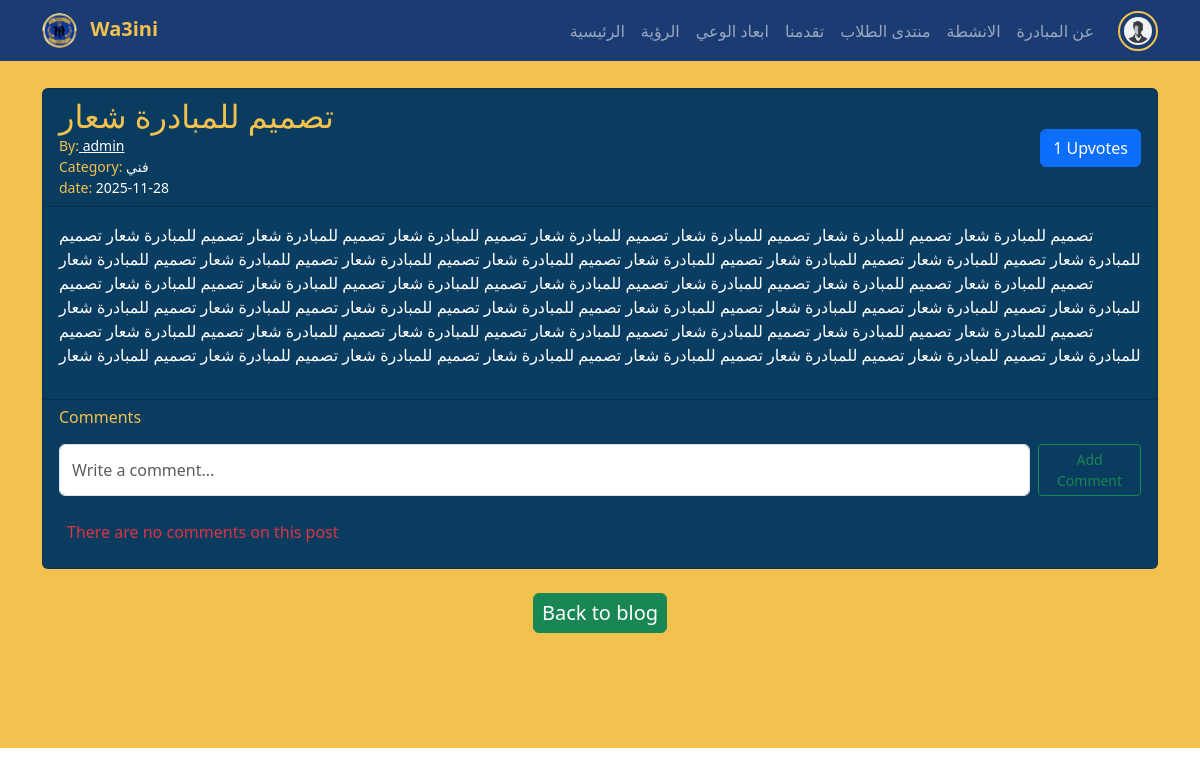
The app's page /blog/post/1/ (signed in) with its own data.
### models.py (models this page shows)
class User(db.Model, UserMixin):
    id = db.Column(db.Integer, primary_key=True)
    username = db.Column(db.String(20), unique=True, nullable=False)
    email = db.Column(db.String(120), unique=True, nullable=False)
    age = db.Column(db.Integer, nullable=False)
    position = db.Column(db.String(20), nullable=False)
    phone = db.Column(db.String(20), nullable=False)
    password = db.Column(db.String(60), nullable=False)
    img_url = db.Column(db.String(100), nullable=True, default="img/users_imgs/default.png")
    about = db.Column(db.String(500), nullable=True, default="Edit your profile to type About section.")
    posts_num = db.Column(db.Integer, nullable=True, default=0)
    from_GAN_school = db.Column(db.Boolean, nullable=True)
    is_active = db.Column(db.Boolean, nullable=False)

class Post(db.Model):
    id = db.Column(db.Integer, primary_key=True)
    author_id = db.Column(db.Integer, nullable=False)
    category = db.Column(db.String(50),nullable=False)
    title = db.Column(db.String(100),nullable=False)
    content = db.Column(db.String(5000),nullable=False)
    date = db.Column(db.DateTime, default=datetime.utcnow)
    comments = db.Column(MutableList.as_mutable(db.JSON), nullable=True)
    upvotes = db.Column(db.Integer, nullable=False)

### app.py (the view)
@app.route('/blog/post/<id>/')
@login_required
def post(id):
    post = Post.query.get(id)
    author = User.query.get(post.author_id)
    upvotes = Upvote.query.filter_by(post_id=id).count()
    return render_template('blog/post.html', current_user=current_user, post=post, author=author, upvotes=upvotes)

### app.py (called while the page is built)
@app_login_manager.user_loader
def load_user(user_id):
    return User.query.get(int(user_id))

### templates/blog/post.html (shortened to what this page needs)
{% extends 'index.html' %}
{% block content %}
<section class="mt-5 pt-3" style="min-height: 700px; background-color: #F2C14E;">
    <div class="container my-4">
        <div class="card" style="background-color: #0A3D62;">
            <div class="card-header d-flex justify-content-between align-items-center">
                <div>
                    <h5 class="mb-0 h2" style="color: #F2C14E;">{{post.title}}</h5>
                    <small class="d-block" style="color: white;"><span style="color: #F2C14E;">By:</span><a href="{{url_for('profile', id=author.id)}}" style="color: white;"> {{author.username}}</a></small>
                    <small class="d-block" style="color: white;"><span style="color: #F2C14E;">Category:</span> {{post.category}}</small>
                    <small class="d-block" style="color: white;"><span style="color: #F2C14E;">date:</span> {{post.date.strftime('%Y-%m-%d')}}</small>
                </div>
                <div>
                    <button class="btn btn-primary d-block" hx-post="{{url_for('upvote', id=post.id)}}" hx-target="#upvotes-btn-{{post.id}}" hx-swap="outerHTML">
                        <span style="color: white;" id="upvotes-btn-{{post.id}}">{{upvotes}} Upvotes</span>
                    </button>
                </div>
            </div>
            <div class="card-body">
                <p style="color: white;">
                    {{post.content}}
                </p>
            </div>
            <div class="card-footer">
                <h6 class="mb-3" style="color: #F2C14E;">Comments</h6>
                <form id="add-comment-form" class="d-flex mb-3" method="POST" action="{{ url_for('comment', id=post.id) }}">
                    <input
                        type="text"
                        name="content"
                        class="form-control me-2"
                        placeholder="Write a comment..."
                        required
                    >
                    <button type="submit" class="btn btn-sm btn-outline-success">Add Comment</button>
                </form>
                <div id="comments-list">
                    {% if post.comments %}
                        {% for comment in post.comments %}
                            <div class="mb-2 p-2 border rounded d-flex justify-content-between">
                                <span style="color: white;"><strong style="color: #F2C14E;">{{ comment.user }}:</strong> {{ comment.content }}</span>
                                {% if comment.user == current_user.username or post.author_id == current_user.id %}
                                <a href="{{url_for('comment_delete', id=post.id, comment_index=loop.index0)}}" class="btn btn-sm btn-danger d-block">delete</a>
                                {% endif %}
                            </div>
                        {% endfor %}
                    {% else %}
                        <div class="mb-2 p-2 text-danger">
                            There are no comments on this post
                        </div>
                    {% endif %}
                </div>
            </div>
        </div>
    </div>
    <div class="d-flex justify-content-center">
    <a href="{{url_for('blog')}}" class="btn btn-sm btn-success mb-5 fs-5 rounded">Back to blog</a>
    </div>
</section>
{% endblock %}

### templates/index.html (shortened to what this page needs)
<!DOCTYPE html>
<html lang="en">
    <head>
        <link href="https://cdn.jsdelivr.net/npm/bootstrap@5.3.8/dist/css/bootstrap.min.css" rel="stylesheet">
        <link rel="stylesheet" href="{{ url_for('static', filename='Css/style.css') }}">
        <link rel="stylesheet" href="https://cdn.jsdelivr.net/npm/bootstrap-icons@1.11.1/font/bootstrap-icons.css">
    </head>
    <body>
        <nav class="navbar navbar-expand-lg navbar-dark fixed-top" style="background-color: #1B3C73;">
            <div class="container">
                <a class="navbar-brand fw-bold" href="{{url_for('home',_anchor='Hero-section')}}">
                    <img src="{{ url_for('static', filename='img/logo.png') }}"
                    alt="Logo"
                    width="35" height="35"
                    class="me-2 rounded-circle">
                    <span class="fw-bold" style="color: #F2C14E;">Wa3ini</span>
                </a>
                <div class="collapse navbar-collapse" id="navbarNav">
                    <ul class="navbar-nav ms-auto d-flex align-items-center">
                        <li class="nav-item">
                            <a class="nav-link" href="{{url_for('home',_anchor='Hero-section')}}">الرئيسية</a>
                        </li>
                        <li class="nav-item">
                            <a class="nav-link" href="{{url_for('home',_anchor='vision')}}">الرؤية</a>
                        </li>
                        <li class="nav-item">
                            <a class="nav-link" href="{{url_for('home',_anchor='awareness-topics')}}">ابعاد الوعي</a>
                        </li>
                        <li class="nav-item">
                            <a class="nav-link" href="{{url_for('home',_anchor='progress')}}">تقدمنا</a>
                        </li>
                        <li class="nav-item">
                            <a class="nav-link" href="{{url_for('blog')}}">منتدى الطلاب</a>
                        </li>
                        <li class="nav-item">
                            <a class="nav-link" href="{{url_for('activities')}}">الانشطة</a>
                        </li>
                        <li class="nav-item">
                            <a class="nav-link" href="{{url_for('home',_anchor='about')}}">عن المبادرة</a>
                        </li>
                        {% if current_user.is_authenticated %}
                        <li class="nav-item d-flex align-items-center ms-3">
                            <a class="nav-link p-0" href="{{url_for('profile', id=current_user.id)}}">
                                <img src="{{ url_for('static', filename=current_user.img_url) }}"
                                    alt="{{user}}"
                                    width="40" height="40"
                                    class="rounded-circle p-1"
                                    style="border: 2px solid #F2C14E;">
                            </a>
                        </li>
                        {% else %}
                        <li class="nav-item">
                            <a class="btn btn-warning nav-link border-light" href="{{url_for('login')}}">تسجيل الدخول</a>
                        </li>
                        {% endif %}
                    </ul>
                </div>
            </div>
        </nav>
        {% block content %}
        {% endblock %}
    </body>
</html>

### records on screen
User: img_url (placeholder picture)
Post: title "تصميم للمبادرة شعار", category "فني", date "2025-11-28", content "تصميم للمبادرة شعار تصميم للمبادرة شعار تصميم للمبادرة شعار تصميم للمبادرة شعار تصميم للمبادرة شعار تصميم للمبادرة شعار تصميم للمبادرة شعار تصميم للمبادرة شعار تصميم للمبادرة شعار تصميم للمبادرة شعار تصميم للمبادرة شعار تصميم للمبادرة شعار تصميم للمبادرة شعار تصميم للمبادرة شعار تصميم للمبادرة شعار تصميم للمبادرة شعار تصميم للمبادرة شعار تصميم للمبادرة شعار تصميم للمبادرة شعار تصميم للمبادرة شعار تصميم للمبادرة شعار تصميم للمبادرة شعار تصميم للمبادرة شعار تصميم للمبادرة شعار تصميم للمبادرة شعار تصميم للمبادرة شعار تصميم للمبادرة شعار تصميم للمبادرة شعار تصميم للمبادرة شعار تصميم للمبادرة شعار تصميم للمبادرة شعار تصميم للمبادرة شعار تصميم للمبادرة شعار تصميم للمبادرة شعار تصميم للمبادرة شعار…"
User: username "admin"

### other values on screen
{{ upvotes }} "1"
